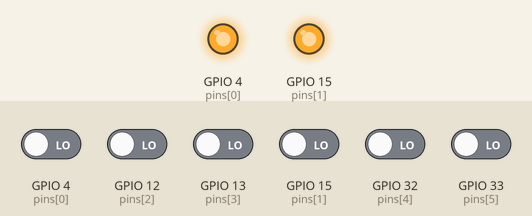
This sketch was run on a simulated ESP32. On the bench: output pins drawn as LEDs (lit = HIGH). Inputs (shaded band) come from the test bench; at power-on: GPIO 4 (pins[0]), GPIO 12 (pins[2]), GPIO 13 (pins[3]), GPIO 15 (pins[1]), GPIO 32 (pins[4]), GPIO 33 (pins[5]) LOW. What the sketch prints to the serial monitor is not drawn.

Above: at 1.2 s.
1.3 s: GPIO 33 (pins[5]) driven HIGH
4.3 s: GPIO 32 (pins[4]) driven HIGH
7.3 s: GPIO 13 (pins[3]) driven HIGH
10.3 s: GPIO 12 (pins[2]) driven HIGH
13.3 s: GPIO 15 (pins[1]) driven HIGH
16.3 s: GPIO 15 (pins[1]) driven LOW
Timing chart, 0 to 19.3 s (numbered marks = the images above; inputs shaded):
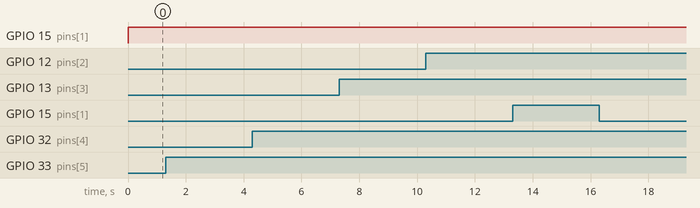

The sketch:

detecting_pin_connected.ino
```cpp
const int pins[] = {4, 15, 12, 13, 32, 33};
const int pinCount = sizeof(pins) / sizeof(pins[0]);

bool alreadyChecked[pinCount];

void setup() {
  Serial.begin(115200);
}

void loop() {
  memset(alreadyChecked, false, sizeof(alreadyChecked));

  for (int i = 0; i < pinCount; i++) {
    if (alreadyChecked[i]) continue;

    // Set this pin as OUTPUT and drive HIGH
    for (int j = 0; j < pinCount; j++) {
      if (i == j) {
        pinMode(pins[j], OUTPUT);
        digitalWrite(pins[j], HIGH);
      } else {
        pinMode(pins[j], INPUT_PULLDOWN);
      }
    }

    delay(5); // settle

    // Check which other pins read HIGH (i.e., are connected)
    bool group[pinCount] = {false};
    group[i] = true;

    for (int k = 0; k < pinCount; k++) {
      if (k != i && digitalRead(pins[k]) == HIGH) {
        group[k] = true;
      }
    }

    // If more than one pin in group, print the group
    int groupSize = 0;
    for (int g = 0; g < pinCount; g++) {
      if (group[g]) groupSize++;
    }

    if (groupSize > 1) {
      Serial.print("Detected group: ");
      for (int g = 0; g < pinCount; g++) {
        if (group[g]) {
          Serial.print(pins[g]);
          Serial.print(" ");
          alreadyChecked[g] = true;
        }
      }
      Serial.println();
    }
  }

  Serial.println("Scan complete.\n");
  delay(1000);
}
```
